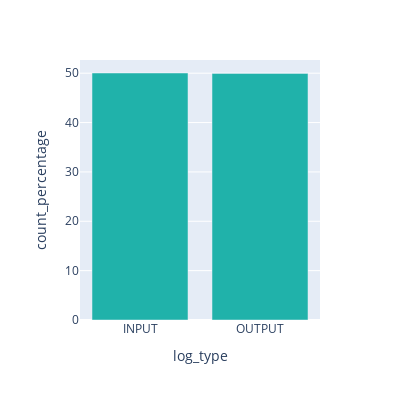

Source (notebook cell):
### Code cell
count_percentage_plot_by_column('log_type','lightseagreen')

### Figure 1 — Plotly figure (JSON) as saved in the notebook; plotly's stock layout.template omitted (floating-point values rounded to 4 significant figures)
{"data": [{"alignmentgroup": "True", "hovertemplate": "log_type=%{x}<br>count_percentage=%{y}<extra></extra>", "legendgroup": "", "marker": {"color": "lightseagreen", "pattern": {"shape": ""}}, "name": "", "offsetgroup": "", "orientation": "v", "showlegend": false, "textposition": "auto", "type": "bar", "x": ["INPUT", "OUTPUT"], "xaxis": "x", "y": [50.04, 49.96], "yaxis": "y"}], "layout": {"autosize": false, "barmode": "relative", "height": 400, "legend": {"tracegroupgap": 0}, "margin": {"t": 60}, "width": 400, "xaxis": {"anchor": "y", "domain": [0, 1], "title": {"text": "log_type"}}, "yaxis": {"anchor": "x", "domain": [0, 1], "title": {"text": "count_percentage"}}}}
